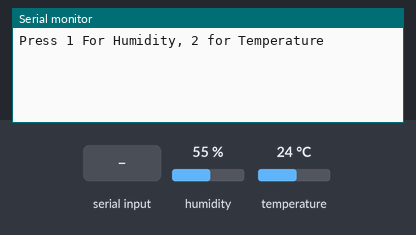
Simulated run of this sketch. Board: Arduino Uno, built with avr-gcc and run on an emulated ATmega328P. Shown: the last lines printed to the serial monitor. The inputs (shaded band) are chosen by the test bench; at power-on: humidity 55 %, temperature 24 °C.

Above: at 2.2 s.
2.3 s: "1" received over Serial
At 5.6 s:
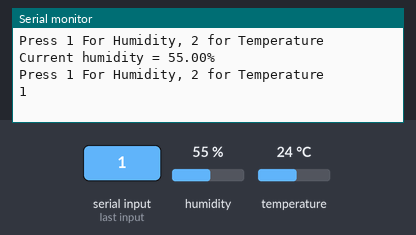
6.5 s: "2" received over Serial
At 7.8 s:
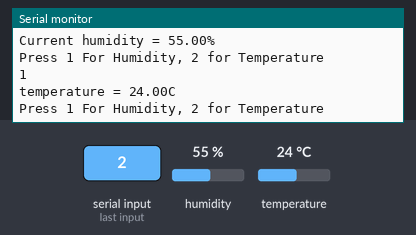

Measured:
- after the input at 2.3 s, the serial monitor: prints a new line after 0.75 s (image 1)
- after the input at 6.5 s, the serial monitor: prints a new line after 0.60 s (image 2)

The sketch:

blue.ino
```cpp
#include <dht.h>


#define dht_apin A0 // Analog Pin sensor is connected to

dht DHT;


void setup() {
Serial.begin(9600);
 //pinMode(8, OUTPUT); // put your setup code here, to run once:


  Serial.print("Press 1 For Humidity, 2 for Temperature\n\n");
  delay(1000);//Wait before accessing Sensor


 }

void loop() {


DHT.read11(dht_apin);


 if(Serial.available()>0)
   {
      char data= Serial.read(); // reading the data received from the bluetooth module
      switch(data)
      {
        case '1':

            Serial.print("Current humidity = ");
            Serial.print(DHT.humidity);
            Serial.print("%  ");
            print();
            break;


             case '2':


            Serial.print("temperature = ");
            Serial.print(DHT.temperature);
            Serial.println("C  ");
            print();
            break;


        default : break;


      }
      Serial.println(data);


   }


    delay(2000);
}


int print () {


   Serial.print("\n\nPress 1 For Humidity, 2 for Temperature\n\n");


  loop();
  }
```
